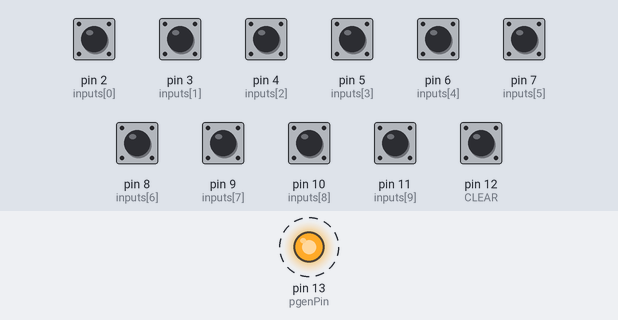
Bench run of a sketch on a simulated Arduino Mega 2560, built with avr-gcc and run on an emulated ATmega2560. On the bench: output pins drawn as LEDs (lit = HIGH). Dashed ring = blinking. The test bench sets the inputs (shaded band); at power-on: pin 2 (inputs[0]), pin 3 (inputs[1]), pin 4 (inputs[2]), pin 5 (inputs[3]), pin 6 (inputs[4]), pin 7 (inputs[5]), pin 8 (inputs[6]), pin 9 (inputs[7]), pin 10 (inputs[8]), pin 11 (inputs[9]), pin 12 (CLEAR) HIGH. What the sketch prints to the serial monitor is not drawn.

Above: at 1.27 s.
1.3 s: pin 2 (inputs[0]) pulled LOW for 0.15 s
Timing chart, 0 to 10.3 s (numbered marks = the images above; inputs shaded):
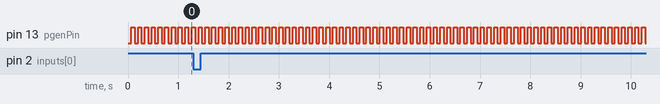

The sketch:

multiple_flowmeters_mega_5-9-2016.ino
```cpp
/*
Pulse Period Measurement of 10 Flow Sensors
-------------------------------------------------------------------------------------
• accurate measurements by using Arduino micros() function
• determines leading edge of pulses without use of iterrupts
• calculates pulse periods, frequencies, flow rates, totalized volumes
• includes pulse generator for testing, simulation and troubleshooting
• easily adapted for testing other sensors and pulse quantities (energy, optic, etc.)
- dlloyd ----------------------------------------------------------------------------*/

// constants
const byte pgenPin = 13;  // PGEN pin number
const byte CLEAR = 12;    // CLEAR pin number
const byte inputs[] = {2, 3, 4, 5, 6, 7, 8, 9, 10, 11}; // input pins
const double pulseConstant[] = {7.5, 7.5, 7.5, 7.5, 7.5, 7.5, 7.5, 7.5, 7.5, 7.5}; // pulse constants
const byte qty = sizeof(inputs);

//#include <SoftwareSerial.h>

// variables

double pgenFrequency = 7.5;   // pulse generator frequency (Hz)

long previousMillis = 0;
long pgenInterval = 1000000 / (pgenFrequency * 2);
byte pgenState = LOW;
long pgenPreviousMicros = 0;
long startTime[qty];
byte inputsState[qty];
byte inputsPrevious[qty];
double pulsePeriod[qty];
double pulseFrequency[qty];
double pulseMultiplier[qty];
double flowRate[qty];
double pulseVolume[qty];
double totalVolume[qty];

void setup() {
 Serial.begin(115200);
 Serial.print("");
 Serial1.begin(9600);
 Serial1.print("");
 Serial2.begin(9600);
 Serial2.print("");

 pinMode(pgenPin, OUTPUT);
 pinMode(CLEAR, INPUT_PULLUP);
 for (int i = 0; i < qty; i++) {
   pinMode(inputs[i], INPUT_PULLUP);
   pulseVolume[i] = 1.0 / (pulseConstant[i] * 60);
   pulseMultiplier[i] = 1.0 / (pulseConstant[i]);
 }
 clr(); // initialize arrays
}

void loop()
{
 pgen();  // run pulse generator

 if (digitalRead (CLEAR) == LOW) {  // check CLEAR push button
   clr();
 }
 pulseMeasure();  // run flow tests, calculations and print results
}


// functions -----------------------------------------------------

void pulseMeasure() {

 for (int i = 0; i < qty; i++) {
   inputsState[i] = digitalRead(inputs[i]);                   // read the inputs

   if ((inputsState[i] == 1) && (inputsPrevious[i] == 0)) {   // if rising
     pulsePeriod[i] = (micros() - startTime[i]) * 0.000001;   // test duration (sec)
     pulseFrequency[i] = 1 / pulsePeriod[i];                  // input frequency (Hz)
     flowRate[i] = pulseFrequency[i] * pulseMultiplier[i];    //  1.0 / pulseConstant[i] (L/min)
     totalVolume[i] = totalVolume[i] + pulseVolume[i];        // totalized volume (L)

     if (millis() - previousMillis > 250) {                   // update interval (milliseconds)
       Serial.print(i); Serial.print(": ");
       Serial.print(pulsePeriod[i], 6); Serial.print(" sec, ");
       Serial.print(pulseFrequency[i], 3); Serial.print(" Hz, ");
       Serial.print(flowRate[i], 3); Serial.print(" L/min, ");
       Serial.print(totalVolume[i], 6); Serial.print(" L");
       Serial.println();
       previousMillis = millis();
     }
     startTime[i] = micros();
   }
   inputsPrevious[i] = inputsState[i];
 }
}

void pgen() {
 // check to see if it's time to pulse the PGEN; that is, if the
 // difference between the current time and last time you pulsed
 // the PGEN is bigger than the interval to changed its output state.
 unsigned long pgenCurrentMicros = micros();

 if (pgenCurrentMicros - pgenPreviousMicros > pgenInterval) {
   // save the last time you pulsed the PGEN
   pgenPreviousMicros = pgenCurrentMicros;

   // if the PGEN output is off turn it on and vice-versa:
   if (pgenState == LOW)
     pgenState = HIGH;
   else
     pgenState = LOW;

   digitalWrite(pgenPin, pgenState);
 }
}

void clr() {
 for (int i = 0; i < qty; i++) {
   startTime[i] = micros();
   inputsState[i] = 0;
   inputsPrevious[i] = 1;
   pulsePeriod[i] = 0;
   pulseFrequency[i] = 0;
   flowRate[i] = 0;
   totalVolume[i] = 0;
 }
}
```

Measured:
- by itself, pin 13 (pgenPin): alternates HIGH for 0.07 s and LOW for 0.07 s
